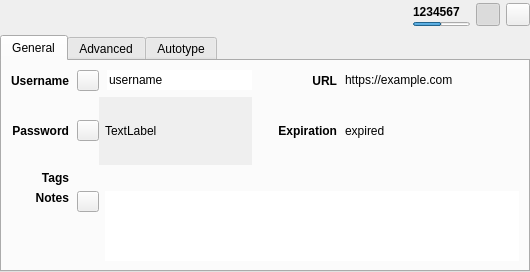
<?xml version="1.0" encoding="UTF-8"?>
<ui version="4.0">
 <class>EntryPreviewWidget</class>
 <widget class="QWidget" name="EntryPreviewWidget">
  <property name="geometry">
   <rect>
    <x>0</x>
    <y>0</y>
    <width>530</width>
    <height>257</height>
   </rect>
  </property>
  <layout class="QVBoxLayout" name="verticalLayout_7">
   <property name="spacing">
    <number>0</number>
   </property>
   <property name="leftMargin">
    <number>0</number>
   </property>
   <property name="topMargin">
    <number>0</number>
   </property>
   <property name="rightMargin">
    <number>0</number>
   </property>
   <property name="bottomMargin">
    <number>0</number>
   </property>
   <item>
    <widget class="QStackedWidget" name="stackedWidget">
     <property name="currentIndex">
      <number>0</number>
     </property>
     <widget class="QWidget" name="pageEntry">
      <layout class="QVBoxLayout" name="verticalLayout_3">
       <property name="leftMargin">
        <number>0</number>
       </property>
       <property name="topMargin">
        <number>0</number>
       </property>
       <property name="rightMargin">
        <number>0</number>
       </property>
       <property name="bottomMargin">
        <number>0</number>
       </property>
       <item>
        <layout class="QHBoxLayout" name="entryHorizontalLayout" stretch="1,0,0,0">
         <property name="sizeConstraint">
          <enum>QLayout::SetDefaultConstraint</enum>
         </property>
         <property name="leftMargin">
          <number>5</number>
         </property>
         <property name="topMargin">
          <number>3</number>
         </property>
         <property name="bottomMargin">
          <number>3</number>
         </property>
         <item>
          <layout class="QHBoxLayout" name="horizontalLayout">
           <property name="spacing">
            <number>12</number>
           </property>
           <item>
            <widget class="QLabel" name="entryIcon">
             <property name="sizePolicy">
              <sizepolicy hsizetype="Minimum" vsizetype="Preferred">
               <horstretch>0</horstretch>
               <verstretch>0</verstretch>
              </sizepolicy>
             </property>
             <property name="minimumSize">
              <size>
               <width>16</width>
               <height>0</height>
              </size>
             </property>
             <property name="text">
              <string/>
             </property>
            </widget>
           </item>
           <item>
            <widget class="ElidedLabel" name="entryTitleLabel">
             <property name="sizePolicy">
              <sizepolicy hsizetype="Expanding" vsizetype="Preferred">
               <horstretch>0</horstretch>
               <verstretch>0</verstretch>
              </sizepolicy>
             </property>
             <property name="font">
              <font>
               <pointsize>12</pointsize>
              </font>
             </property>
             <property name="focusPolicy">
              <enum>Qt::ClickFocus</enum>
             </property>
             <property name="textFormat">
              <enum>Qt::PlainText</enum>
             </property>
             <property name="textInteractionFlags">
              <set>Qt::LinksAccessibleByMouse|Qt::TextSelectableByMouse</set>
             </property>
            </widget>
           </item>
          </layout>
         </item>
         <item>
          <widget class="QWidget" name="entryTotp" native="true">
           <property name="minimumSize">
            <size>
             <width>0</width>
             <height>0</height>
            </size>
           </property>
           <layout class="QVBoxLayout" name="verticalLayout_2">
            <property name="spacing">
             <number>0</number>
            </property>
            <property name="leftMargin">
             <number>0</number>
            </property>
            <property name="topMargin">
             <number>0</number>
            </property>
            <property name="rightMargin">
             <number>0</number>
            </property>
            <property name="bottomMargin">
             <number>0</number>
            </property>
            <item>
             <widget class="QLabel" name="entryTotpLabel">
              <property name="font">
               <font>
                <bold>true</bold>
               </font>
              </property>
              <property name="toolTip">
               <string>Double click to copy to clipboard</string>
              </property>
              <property name="text">
               <string notr="true">1234567</string>
              </property>
              <property name="textInteractionFlags">
               <set>Qt::TextInteractionFlag::LinksAccessibleByMouse|Qt::TextInteractionFlag::TextSelectableByKeyboard|Qt::TextInteractionFlag::TextSelectableByMouse</set>
              </property>
             </widget>
            </item>
            <item>
             <widget class="QProgressBar" name="entryTotpProgress">
              <property name="maximumSize">
               <size>
                <width>57</width>
                <height>4</height>
               </size>
              </property>
              <property name="value">
               <number>50</number>
              </property>
              <property name="textVisible">
               <bool>false</bool>
              </property>
             </widget>
            </item>
           </layout>
          </widget>
         </item>
         <item>
          <widget class="QToolButton" name="entryTotpButton">
           <property name="toolTip">
            <string>Display current TOTP value</string>
           </property>
           <property name="text">
            <string/>
           </property>
           <property name="checkable">
            <bool>true</bool>
           </property>
           <property name="checked">
            <bool>true</bool>
           </property>
          </widget>
         </item>
         <item>
          <widget class="QToolButton" name="entryCloseButton">
           <property name="toolTip">
            <string>Close</string>
           </property>
           <property name="text">
            <string/>
           </property>
          </widget>
         </item>
        </layout>
       </item>
       <item>
        <widget class="QTabWidget" name="entryTabWidget">
         <property name="currentIndex">
          <number>0</number>
         </property>
         <property name="documentMode">
          <bool>false</bool>
         </property>
         <property name="tabsClosable">
          <bool>false</bool>
         </property>
         <property name="movable">
          <bool>false</bool>
         </property>
         <widget class="QWidget" name="entryGeneralTab">
          <attribute name="title">
           <string>General</string>
          </attribute>
          <layout class="QVBoxLayout" name="verticalLayout_5">
           <item>
            <widget class="QWidget" name="entryGeneralWidget" native="true">
             <layout class="QGridLayout" name="entryGeneralLayout" rowstretch="0,0,0,1" columnstretch="0,1,0,0,0,1">
              <property name="leftMargin">
               <number>0</number>
              </property>
              <property name="topMargin">
               <number>0</number>
              </property>
              <property name="rightMargin">
               <number>0</number>
              </property>
              <property name="bottomMargin">
               <number>0</number>
              </property>
              <property name="horizontalSpacing">
               <number>8</number>
              </property>
              <property name="verticalSpacing">
               <number>6</number>
              </property>
              <item row="1" column="1" colspan="2">
               <layout class="QHBoxLayout" name="horizontalLayout_7">
                <item>
                 <widget class="QToolButton" name="togglePasswordButton">
                  <property name="text">
                   <string notr="true"/>
                  </property>
                  <property name="iconSize">
                   <size>
                    <width>14</width>
                    <height>14</height>
                   </size>
                  </property>
                  <property name="checkable">
                   <bool>true</bool>
                  </property>
                 </widget>
                </item>
                <item>
                 <widget class="QScrollArea" name="passwordScrollArea">
                  <property name="frameShape">
                   <enum>QFrame::NoFrame</enum>
                  </property>
                  <property name="frameShadow">
                   <enum>QFrame::Plain</enum>
                  </property>
                  <property name="verticalScrollBarPolicy">
                   <enum>Qt::ScrollBarAlwaysOff</enum>
                  </property>
                  <property name="sizeAdjustPolicy">
                   <enum>QAbstractScrollArea::AdjustToContents</enum>
                  </property>
                  <property name="widgetResizable">
                   <bool>true</bool>
                  </property>
                  <widget class="QWidget" name="scrollAreaWidgetContents">
                   <property name="geometry">
                    <rect>
                     <x>0</x>
                     <y>0</y>
                     <width>157</width>
                     <height>63</height>
                    </rect>
                   </property>
                   <layout class="QHBoxLayout" name="horizontalLayout_8">
                    <property name="leftMargin">
                     <number>6</number>
                    </property>
                    <property name="topMargin">
                     <number>0</number>
                    </property>
                    <property name="rightMargin">
                     <number>0</number>
                    </property>
                    <property name="bottomMargin">
                     <number>0</number>
                    </property>
                    <item>
                     <widget class="QLabel" name="entryPasswordLabel">
                      <property name="focusPolicy">
                       <enum>Qt::ClickFocus</enum>
                      </property>
                      <property name="text">
                       <string notr="true">TextLabel</string>
                      </property>
                      <property name="textInteractionFlags">
                       <set>Qt::LinksAccessibleByMouse|Qt::TextSelectableByMouse</set>
                      </property>
                      <property name="blendIn" stdset="0">
                       <bool>true</bool>
                      </property>
                     </widget>
                    </item>
                   </layout>
                  </widget>
                 </widget>
                </item>
               </layout>
              </item>
              <item row="0" column="5">
               <widget class="ElidedLabel" name="entryUrlLabel">
                <property name="sizePolicy">
                 <sizepolicy hsizetype="Expanding" vsizetype="Preferred">
                  <horstretch>0</horstretch>
                  <verstretch>0</verstretch>
                 </sizepolicy>
                </property>
                <property name="cursor">
                 <cursorShape>PointingHandCursor</cursorShape>
                </property>
                <property name="focusPolicy">
                 <enum>Qt::ClickFocus</enum>
                </property>
                <property name="text">
                 <string notr="true">https://example.com</string>
                </property>
                <property name="textFormat">
                 <enum>Qt::RichText</enum>
                </property>
                <property name="textInteractionFlags">
                 <set>Qt::TextBrowserInteraction</set>
                </property>
                <property name="blendIn" stdset="0">
                 <bool>true</bool>
                </property>
               </widget>
              </item>
              <item row="0" column="3">
               <spacer name="entryMiddleHorizontalSpacer">
                <property name="orientation">
                 <enum>Qt::Horizontal</enum>
                </property>
                <property name="sizeType">
                 <enum>QSizePolicy::Fixed</enum>
                </property>
                <property name="sizeHint" stdset="0">
                 <size>
                  <width>10</width>
                  <height>20</height>
                 </size>
                </property>
               </spacer>
              </item>
              <item row="0" column="0">
               <widget class="QLabel" name="entryUsernameTitleLabel">
                <property name="sizePolicy">
                 <sizepolicy hsizetype="Minimum" vsizetype="Preferred">
                  <horstretch>0</horstretch>
                  <verstretch>0</verstretch>
                 </sizepolicy>
                </property>
                <property name="font">
                 <font>
                  <weight>75</weight>
                  <bold>true</bold>
                 </font>
                </property>
                <property name="layoutDirection">
                 <enum>Qt::LeftToRight</enum>
                </property>
                <property name="text">
                 <string>Username</string>
                </property>
                <property name="alignment">
                 <set>Qt::AlignRight|Qt::AlignTrailing|Qt::AlignVCenter</set>
                </property>
               </widget>
              </item>
              <item row="3" column="1" colspan="5">
               <layout class="QHBoxLayout" name="entryNotesLayout" stretch="0,0">
                <property name="spacing">
                 <number>6</number>
                </property>
                <item alignment="Qt::AlignTop">
                 <widget class="QToolButton" name="toggleEntryNotesButton">
                  <property name="text">
                   <string/>
                  </property>
                  <property name="iconSize">
                   <size>
                    <width>14</width>
                    <height>14</height>
                   </size>
                  </property>
                  <property name="checkable">
                   <bool>true</bool>
                  </property>
                 </widget>
                </item>
                <item>
                 <widget class="QTextEdit" name="entryNotesTextEdit">
                  <property name="focusPolicy">
                   <enum>Qt::ClickFocus</enum>
                  </property>
                  <property name="frameShape">
                   <enum>QFrame::NoFrame</enum>
                  </property>
                  <property name="frameShadow">
                   <enum>QFrame::Plain</enum>
                  </property>
                  <property name="lineWidth">
                   <number>0</number>
                  </property>
                  <property name="tabChangesFocus">
                   <bool>true</bool>
                  </property>
                  <property name="readOnly">
                   <bool>true</bool>
                  </property>
                  <property name="blendIn" stdset="0">
                   <bool>true</bool>
                  </property>
                 </widget>
                </item>
               </layout>
              </item>
              <item row="2" column="0">
               <widget class="QLabel" name="entryTagsTitleLabel">
                <property name="sizePolicy">
                 <sizepolicy hsizetype="Minimum" vsizetype="Preferred">
                  <horstretch>0</horstretch>
                  <verstretch>0</verstretch>
                 </sizepolicy>
                </property>
                <property name="font">
                 <font>
                  <weight>75</weight>
                  <bold>true</bold>
                 </font>
                </property>
                <property name="text">
                 <string>Tags</string>
                </property>
                <property name="alignment">
                 <set>Qt::AlignRight|Qt::AlignTrailing|Qt::AlignVCenter</set>
                </property>
               </widget>
              </item>
              <item row="0" column="1" colspan="2">
               <layout class="QHBoxLayout" name="horizontalLayout_6">
                <property name="spacing">
                 <number>8</number>
                </property>
                <item>
                 <widget class="QToolButton" name="toggleUsernameButton">
                  <property name="text">
                   <string/>
                  </property>
                  <property name="iconSize">
                   <size>
                    <width>14</width>
                    <height>14</height>
                   </size>
                  </property>
                  <property name="checkable">
                   <bool>true</bool>
                  </property>
                 </widget>
                </item>
                <item>
                 <widget class="QLineEdit" name="entryUsernameLabel">
                  <property name="focusPolicy">
                   <enum>Qt::ClickFocus</enum>
                  </property>
                  <property name="text">
                   <string notr="true">username</string>
                  </property>
                  <property name="frame">
                   <bool>false</bool>
                  </property>
                  <property name="cursorPosition">
                   <number>8</number>
                  </property>
                  <property name="dragEnabled">
                   <bool>true</bool>
                  </property>
                  <property name="readOnly">
                   <bool>true</bool>
                  </property>
                  <property name="blendIn" stdset="0">
                   <bool>true</bool>
                  </property>
                 </widget>
                </item>
               </layout>
              </item>
              <item row="2" column="1" colspan="5">
               <widget class="TagsEdit" name="entryTagsList" native="true">
                <property name="focusPolicy">
                 <enum>Qt::ClickFocus</enum>
                </property>
                <property name="accessibleName">
                 <string>Tags list</string>
                </property>
                <property name="blendIn" stdset="0">
                 <bool>true</bool>
                </property>
               </widget>
              </item>
              <item row="1" column="5">
               <widget class="QLabel" name="entryExpirationLabel">
                <property name="sizePolicy">
                 <sizepolicy hsizetype="Expanding" vsizetype="Preferred">
                  <horstretch>0</horstretch>
                  <verstretch>0</verstretch>
                 </sizepolicy>
                </property>
                <property name="focusPolicy">
                 <enum>Qt::ClickFocus</enum>
                </property>
                <property name="text">
                 <string notr="true">expired</string>
                </property>
                <property name="textFormat">
                 <enum>Qt::PlainText</enum>
                </property>
                <property name="textInteractionFlags">
                 <set>Qt::LinksAccessibleByMouse|Qt::TextSelectableByMouse</set>
                </property>
                <property name="blendIn" stdset="0">
                 <bool>true</bool>
                </property>
               </widget>
              </item>
              <item row="1" column="3">
               <spacer name="entryMiddleHorizontalSpacer_3">
                <property name="orientation">
                 <enum>Qt::Horizontal</enum>
                </property>
                <property name="sizeType">
                 <enum>QSizePolicy::Fixed</enum>
                </property>
                <property name="sizeHint" stdset="0">
                 <size>
                  <width>10</width>
                  <height>20</height>
                 </size>
                </property>
               </spacer>
              </item>
              <item row="1" column="0">
               <widget class="QLabel" name="entryPasswordTitleLabel">
                <property name="sizePolicy">
                 <sizepolicy hsizetype="Minimum" vsizetype="Preferred">
                  <horstretch>0</horstretch>
                  <verstretch>0</verstretch>
                 </sizepolicy>
                </property>
                <property name="font">
                 <font>
                  <weight>75</weight>
                  <bold>true</bold>
                 </font>
                </property>
                <property name="text">
                 <string>Password</string>
                </property>
                <property name="alignment">
                 <set>Qt::AlignRight|Qt::AlignTrailing|Qt::AlignVCenter</set>
                </property>
               </widget>
              </item>
              <item row="3" column="0">
               <widget class="QLabel" name="entryNotesTitleLabel">
                <property name="sizePolicy">
                 <sizepolicy hsizetype="Minimum" vsizetype="Preferred">
                  <horstretch>0</horstretch>
                  <verstretch>0</verstretch>
                 </sizepolicy>
                </property>
                <property name="font">
                 <font>
                  <weight>75</weight>
                  <bold>true</bold>
                 </font>
                </property>
                <property name="text">
                 <string>Notes</string>
                </property>
                <property name="alignment">
                 <set>Qt::AlignRight|Qt::AlignTop|Qt::AlignTrailing</set>
                </property>
               </widget>
              </item>
              <item row="1" column="4">
               <widget class="QLabel" name="entryExpirationTitleLabel">
                <property name="sizePolicy">
                 <sizepolicy hsizetype="Minimum" vsizetype="Preferred">
                  <horstretch>0</horstretch>
                  <verstretch>0</verstretch>
                 </sizepolicy>
                </property>
                <property name="font">
                 <font>
                  <weight>75</weight>
                  <bold>true</bold>
                 </font>
                </property>
                <property name="text">
                 <string>Expiration</string>
                </property>
                <property name="alignment">
                 <set>Qt::AlignRight|Qt::AlignTrailing|Qt::AlignVCenter</set>
                </property>
               </widget>
              </item>
              <item row="0" column="4">
               <widget class="QLabel" name="entryUrlTitleLabel">
                <property name="sizePolicy">
                 <sizepolicy hsizetype="Minimum" vsizetype="Preferred">
                  <horstretch>0</horstretch>
                  <verstretch>0</verstretch>
                 </sizepolicy>
                </property>
                <property name="font">
                 <font>
                  <weight>75</weight>
                  <bold>true</bold>
                 </font>
                </property>
                <property name="text">
                 <string>URL</string>
                </property>
                <property name="alignment">
                 <set>Qt::AlignRight|Qt::AlignTrailing|Qt::AlignVCenter</set>
                </property>
               </widget>
              </item>
             </layout>
            </widget>
           </item>
          </layout>
         </widget>
         <widget class="QWidget" name="entryAdvancedTab">
          <attribute name="title">
           <string>Advanced</string>
          </attribute>
          <layout class="QGridLayout" name="gridLayout_1">
           <property name="leftMargin">
            <number>5</number>
           </property>
           <property name="topMargin">
            <number>5</number>
           </property>
           <property name="rightMargin">
            <number>5</number>
           </property>
           <property name="bottomMargin">
            <number>5</number>
           </property>
           <property name="horizontalSpacing">
            <number>8</number>
           </property>
           <item row="0" column="1">
            <widget class="QLabel" name="attachmentsTitleLabel">
             <property name="sizePolicy">
              <sizepolicy hsizetype="Minimum" vsizetype="Preferred">
               <horstretch>0</horstretch>
               <verstretch>0</verstretch>
              </sizepolicy>
             </property>
             <property name="font">
              <font>
               <weight>75</weight>
               <bold>true</bold>
              </font>
             </property>
             <property name="text">
              <string>Attachments</string>
             </property>
            </widget>
           </item>
           <item row="1" column="1">
            <widget class="EntryAttachmentsWidget" name="entryAttachmentsWidget" native="true">
             <property name="sizePolicy">
              <sizepolicy hsizetype="Expanding" vsizetype="Expanding">
               <horstretch>0</horstretch>
               <verstretch>0</verstretch>
              </sizepolicy>
             </property>
             <property name="focusPolicy">
              <enum>Qt::ClickFocus</enum>
             </property>
            </widget>
           </item>
           <item row="0" column="0">
            <widget class="QLabel" name="attributesTitleLabel">
             <property name="sizePolicy">
              <sizepolicy hsizetype="Minimum" vsizetype="Preferred">
               <horstretch>0</horstretch>
               <verstretch>0</verstretch>
              </sizepolicy>
             </property>
             <property name="font">
              <font>
               <weight>75</weight>
               <bold>true</bold>
              </font>
             </property>
             <property name="text">
              <string>Attributes</string>
             </property>
            </widget>
           </item>
           <item row="1" column="0">
            <widget class="QTableWidget" name="entryAttributesTable">
             <property name="focusPolicy">
              <enum>Qt::NoFocus</enum>
             </property>
             <property name="styleSheet">
              <string notr="true">QTableView::item {padding: 3px;}</string>
             </property>
             <property name="frameShape">
              <enum>QFrame::NoFrame</enum>
             </property>
             <property name="editTriggers">
              <set>QAbstractItemView::NoEditTriggers</set>
             </property>
             <property name="showDropIndicator" stdset="0">
              <bool>false</bool>
             </property>
             <property name="selectionMode">
              <enum>QAbstractItemView::NoSelection</enum>
             </property>
             <property name="showGrid">
              <bool>false</bool>
             </property>
             <property name="cornerButtonEnabled">
              <bool>false</bool>
             </property>
             <attribute name="horizontalHeaderVisible">
              <bool>false</bool>
             </attribute>
             <attribute name="horizontalHeaderStretchLastSection">
              <bool>true</bool>
             </attribute>
             <attribute name="verticalHeaderVisible">
              <bool>false</bool>
             </attribute>
            </widget>
           </item>
          </layout>
         </widget>
         <widget class="QWidget" name="entryAutotypeTab">
          <attribute name="title">
           <string>Autotype</string>
          </attribute>
          <layout class="QVBoxLayout" name="verticalLayout_4">
           <item>
            <widget class="QWidget" name="entryAutotypeWidget" native="true">
             <layout class="QGridLayout" name="gridLayout_3">
              <property name="leftMargin">
               <number>0</number>
              </property>
              <property name="topMargin">
               <number>0</number>
              </property>
              <property name="rightMargin">
               <number>0</number>
              </property>
              <property name="bottomMargin">
               <number>5</number>
              </property>
              <item row="0" column="0">
               <widget class="QLabel" name="entrySequenceTitleLabel">
                <property name="sizePolicy">
                 <sizepolicy hsizetype="Minimum" vsizetype="Preferred">
                  <horstretch>0</horstretch>
                  <verstretch>0</verstretch>
                 </sizepolicy>
                </property>
                <property name="font">
                 <font>
                  <weight>75</weight>
                  <bold>true</bold>
                 </font>
                </property>
                <property name="text">
                 <string>Default Sequence</string>
                </property>
                <property name="alignment">
                 <set>Qt::AlignRight|Qt::AlignTop|Qt::AlignTrailing</set>
                </property>
               </widget>
              </item>
              <item row="0" column="1">
               <widget class="QLabel" name="entrySequenceLabel">
                <property name="sizePolicy">
                 <sizepolicy hsizetype="Expanding" vsizetype="Preferred">
                  <horstretch>0</horstretch>
                  <verstretch>0</verstretch>
                 </sizepolicy>
                </property>
                <property name="text">
                 <string notr="true">sequence</string>
                </property>
                <property name="alignment">
                 <set>Qt::AlignLeading|Qt::AlignLeft|Qt::AlignVCenter</set>
                </property>
                <property name="wordWrap">
                 <bool>true</bool>
                </property>
               </widget>
              </item>
             </layout>
            </widget>
           </item>
           <item>
            <widget class="QTreeWidget" name="entryAutotypeTree">
             <property name="focusPolicy">
              <enum>Qt::NoFocus</enum>
             </property>
             <property name="frameShadow">
              <enum>QFrame::Sunken</enum>
             </property>
             <property name="showDropIndicator" stdset="0">
              <bool>true</bool>
             </property>
             <property name="selectionMode">
              <enum>QAbstractItemView::NoSelection</enum>
             </property>
             <property name="rootIsDecorated">
              <bool>true</bool>
             </property>
             <property name="wordWrap">
              <bool>false</bool>
             </property>
             <property name="columnCount">
              <number>2</number>
             </property>
             <attribute name="headerCascadingSectionResizes">
              <bool>false</bool>
             </attribute>
             <attribute name="headerMinimumSectionSize">
              <number>50</number>
             </attribute>
             <attribute name="headerDefaultSectionSize">
              <number>250</number>
             </attribute>
             <attribute name="headerStretchLastSection">
              <bool>true</bool>
             </attribute>
             <column>
              <property name="text">
               <string>Window</string>
              </property>
             </column>
             <column>
              <property name="text">
               <string>Sequence</string>
              </property>
             </column>
            </widget>
           </item>
          </layout>
         </widget>
        </widget>
       </item>
      </layout>
     </widget>
     <widget class="QWidget" name="pageGroup">
      <layout class="QVBoxLayout" name="verticalLayout_13">
       <property name="leftMargin">
        <number>0</number>
       </property>
       <property name="topMargin">
        <number>0</number>
       </property>
       <property name="rightMargin">
        <number>0</number>
       </property>
       <property name="bottomMargin">
        <number>0</number>
       </property>
       <item>
        <layout class="QHBoxLayout" name="groupHorizontalLayout" stretch="0,0">
         <property name="sizeConstraint">
          <enum>QLayout::SetDefaultConstraint</enum>
         </property>
         <property name="leftMargin">
          <number>5</number>
         </property>
         <property name="topMargin">
          <number>3</number>
         </property>
         <property name="bottomMargin">
          <number>3</number>
         </property>
         <item>
          <layout class="QHBoxLayout" name="horizontalLayout_5">
           <property name="spacing">
            <number>12</number>
           </property>
           <item>
            <widget class="QLabel" name="groupIcon">
             <property name="sizePolicy">
              <sizepolicy hsizetype="Minimum" vsizetype="Preferred">
               <horstretch>0</horstretch>
               <verstretch>0</verstretch>
              </sizepolicy>
             </property>
             <property name="text">
              <string/>
             </property>
            </widget>
           </item>
           <item>
            <widget class="ElidedLabel" name="groupTitleLabel">
             <property name="sizePolicy">
              <sizepolicy hsizetype="Expanding" vsizetype="Preferred">
               <horstretch>0</horstretch>
               <verstretch>0</verstretch>
              </sizepolicy>
             </property>
             <property name="font">
              <font>
               <pointsize>12</pointsize>
              </font>
             </property>
             <property name="textFormat">
              <enum>Qt::AutoText</enum>
             </property>
            </widget>
           </item>
          </layout>
         </item>
         <item>
          <widget class="QToolButton" name="groupCloseButton">
           <property name="toolTip">
            <string>Close</string>
           </property>
           <property name="text">
            <string/>
           </property>
          </widget>
         </item>
        </layout>
       </item>
       <item>
        <widget class="QTabWidget" name="groupTabWidget">
         <property name="currentIndex">
          <number>0</number>
         </property>
         <property name="documentMode">
          <bool>false</bool>
         </property>
         <property name="tabsClosable">
          <bool>false</bool>
         </property>
         <property name="movable">
          <bool>false</bool>
         </property>
         <widget class="QWidget" name="groupGeneralTab">
          <attribute name="title">
           <string>General</string>
          </attribute>
          <layout class="QVBoxLayout" name="verticalLayout_8">
           <item>
            <widget class="QWidget" name="groupGeneralWidget" native="true">
             <layout class="QGridLayout" name="gridLayout_2" rowstretch="0,0,0,1">
              <property name="leftMargin">
               <number>0</number>
              </property>
              <property name="topMargin">
               <number>0</number>
              </property>
              <property name="rightMargin">
               <number>0</number>
              </property>
              <property name="bottomMargin">
               <number>0</number>
              </property>
              <item row="2" column="2">
               <widget class="QLabel" name="groupExpirationLabel">
                <property name="sizePolicy">
                 <sizepolicy hsizetype="Expanding" vsizetype="Preferred">
                  <horstretch>0</horstretch>
                  <verstretch>0</verstretch>
                 </sizepolicy>
                </property>
               </widget>
              </item>
              <item row="0" column="0">
               <widget class="QLabel" name="groupAutotypeTitleLabel">
                <property name="sizePolicy">
                 <sizepolicy hsizetype="Minimum" vsizetype="Preferred">
                  <horstretch>0</horstretch>
                  <verstretch>0</verstretch>
                 </sizepolicy>
                </property>
                <property name="font">
                 <font>
                  <weight>75</weight>
                  <bold>true</bold>
                 </font>
                </property>
                <property name="text">
                 <string>Autotype</string>
                </property>
                <property name="alignment">
                 <set>Qt::AlignRight|Qt::AlignTrailing|Qt::AlignVCenter</set>
                </property>
               </widget>
              </item>
              <item row="1" column="2">
               <widget class="QLabel" name="groupSearchingLabel">
                <property name="sizePolicy">
                 <sizepolicy hsizetype="Expanding" vsizetype="Preferred">
                  <horstretch>0</horstretch>
                  <verstretch>0</verstretch>
                 </sizepolicy>
                </property>
               </widget>
              </item>
              <item row="2" column="0">
               <widget class="QLabel" name="groupExpirationTitleLabel">
                <property name="sizePolicy">
                 <sizepolicy hsizetype="Minimum" vsizetype="Preferred">
                  <horstretch>0</horstretch>
                  <verstretch>0</verstretch>
                 </sizepolicy>
                </property>
                <property name="font">
                 <font>
                  <weight>75</weight>
                  <bold>true</bold>
                 </font>
                </property>
                <property name="text">
                 <string>Expiration</string>
                </property>
                <property name="alignment">
                 <set>Qt::AlignRight|Qt::AlignTrailing|Qt::AlignVCenter</set>
                </property>
               </widget>
              </item>
              <item row="1" column="0">
               <widget class="QLabel" name="groupSearchingTitleLabel">
                <property name="sizePolicy">
                 <sizepolicy hsizetype="Minimum" vsizetype="Preferred">
                  <horstretch>0</horstretch>
                  <verstretch>0</verstretch>
                 </sizepolicy>
                </property>
                <property name="font">
                 <font>
                  <weight>75</weight>
                  <bold>true</bold>
                 </font>
                </property>
                <property name="text">
                 <string>Searching</string>
                </property>
                <property name="alignment">
                 <set>Qt::AlignRight|Qt::AlignTrailing|Qt::AlignVCenter</set>
                </property>
               </widget>
              </item>
              <item row="3" column="0">
               <widget class="QLabel" name="groupNotesTitleLabel">
                <property name="sizePolicy">
                 <sizepolicy hsizetype="Minimum" vsizetype="Preferred">
                  <horstretch>0</horstretch>
                  <verstretch>0</verstretch>
                 </sizepolicy>
                </property>
                <property name="font">
                 <font>
                  <weight>75</weight>
                  <bold>true</bold>
                 </font>
                </property>
                <property name="text">
                 <string>Notes</string>
                </property>
                <property name="alignment">
                 <set>Qt::AlignRight|Qt::AlignTop|Qt::AlignTrailing</set>
                </property>
               </widget>
              </item>
              <item row="3" column="1" colspan="2">
               <layout class="QHBoxLayout" name="horizontalLayout_4" stretch="0,0">
                <property name="spacing">
                 <number>6</number>
                </property>
                <item alignment="Qt::AlignTop">
                 <widget class="QToolButton" name="toggleGroupNotesButton">
                  <property name="text">
                   <string/>
                  </property>
                  <property name="checkable">
                   <bool>true</bool>
                  </property>
                 </widget>
                </item>
                <item>
                 <widget class="QTextEdit" name="groupNotesTextEdit">
                  <property name="focusPolicy">
                   <enum>Qt::ClickFocus</enum>
                  </property>
                  <property name="frameShape">
                   <enum>QFrame::NoFrame</enum>
                  </property>
                  <property name="frameShadow">
                   <enum>QFrame::Plain</enum>
                  </property>
                  <property name="lineWidth">
                   <number>0</number>
                  </property>
                  <property name="tabChangesFocus">
                   <bool>true</bool>
                  </property>
                  <property name="readOnly">
                   <bool>true</bool>
                  </property>
                  <property name="blendIn" stdset="0">
                   <bool>true</bool>
                  </property>
                 </widget>
                </item>
               </layout>
              </item>
              <item row="0" column="2">
               <widget class="QLabel" name="groupAutotypeLabel">
                <property name="sizePolicy">
                 <sizepolicy hsizetype="Expanding" vsizetype="Preferred">
                  <horstretch>0</horstretch>
                  <verstretch>0</verstretch>
                 </sizepolicy>
                </property>
               </widget>
              </item>
             </layout>
            </widget>
           </item>
          </layout>
         </widget>
         <widget class="QWidget" name="groupShareTab">
          <attribute name="title">
           <string>Share</string>
          </attribute>
          <layout class="QVBoxLayout" name="verticalLayout_12">
           <item>
            <widget class="QWidget" name="groupShareWidget" native="true">
             <layout class="QGridLayout" name="gridLayout_4">
              <property name="leftMargin">
               <number>0</number>
              </property>
              <property name="topMargin">
               <number>0</number>
              </property>
              <property name="rightMargin">
               <number>0</number>
              </property>
              <property name="bottomMargin">
               <number>0</number>
              </property>
              <item row="1" column="1">
               <widget class="QLabel" name="groupSharePathLabel">
                <property name="sizePolicy">
                 <sizepolicy hsizetype="Expanding" vsizetype="Preferred">
                  <horstretch>0</horstretch>
                  <verstretch>0</verstretch>
                 </sizepolicy>
                </property>
                <property name="text">
                 <string notr="true">&lt;path&gt;</string>
                </property>
               </widget>
              </item>
              <item row="1" column="0">
               <widget class="QLabel" name="groupShareTypeLabel">
                <property name="font">
                 <font>
                  <weight>75</weight>
                  <bold>true</bold>
                 </font>
                </property>
                <property name="text">
                 <string notr="true">&lt;type&gt;</string>
                </property>
                <property name="alignment">
                 <set>Qt::AlignRight|Qt::AlignTrailing|Qt::AlignVCenter</set>
                </property>
               </widget>
              </item>
              <item row="2" column="1">
               <spacer name="verticalSpacer">
                <property name="orientation">
                 <enum>Qt::Vertical</enum>
                </property>
                <property name="sizeHint" stdset="0">
                 <size>
                  <width>20</width>
                  <height>147</height>
                 </size>
                </property>
               </spacer>
              </item>
             </layout>
            </widget>
           </item>
          </layout>
         </widget>
        </widget>
       </item>
      </layout>
     </widget>
    </widget>
   </item>
  </layout>
  <action name="searchIcon">
   <property name="text">
    <string>Search</string>
   </property>
  </action>
  <action name="clearIcon">
   <property name="text">
    <string>Clear</string>
   </property>
  </action>
 </widget>
 <customwidgets>
  <customwidget>
   <class>EntryAttachmentsWidget</class>
   <extends>QWidget</extends>
   <header>gui/entry/EntryAttachmentsWidget.h</header>
   <container>1</container>
  </customwidget>
  <customwidget>
   <class>ElidedLabel</class>
   <extends>QLabel</extends>
   <header>gui/widgets/ElidedLabel.h</header>
  </customwidget>
  <customwidget>
   <class>TagsEdit</class>
   <extends>QWidget</extends>
   <header>gui/tag/TagsEdit.h</header>
   <container>1</container>
  </customwidget>
 </customwidgets>
 <tabstops>
  <tabstop>entryTotpButton</tabstop>
  <tabstop>entryCloseButton</tabstop>
  <tabstop>entryTabWidget</tabstop>
  <tabstop>togglePasswordButton</tabstop>
  <tabstop>toggleEntryNotesButton</tabstop>
  <tabstop>groupTabWidget</tabstop>
  <tabstop>toggleGroupNotesButton</tabstop>
  <tabstop>groupCloseButton</tabstop>
 </tabstops>
 <resources/>
 <connections/>
</ui>
